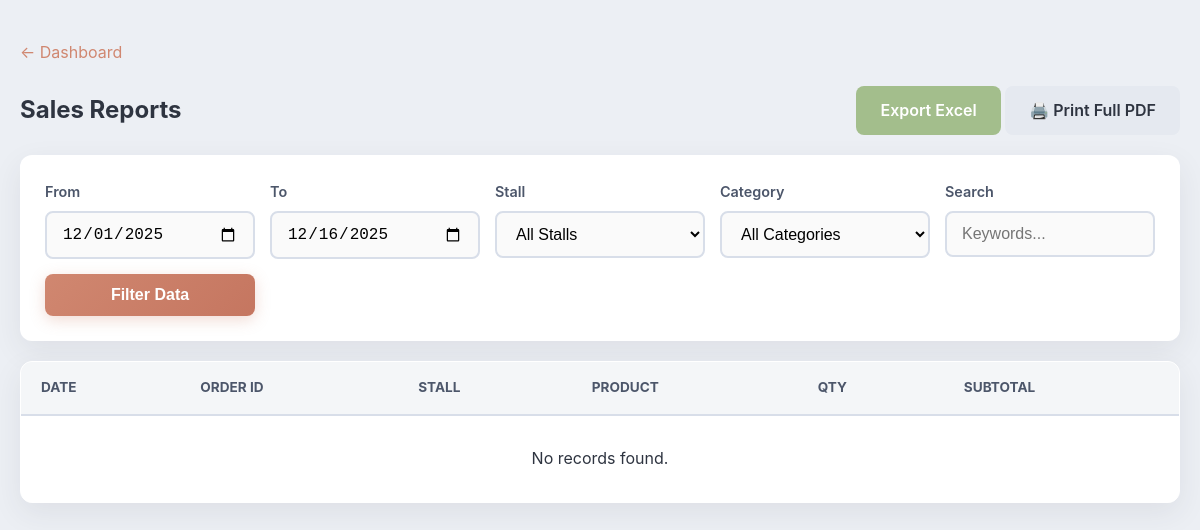
The page /pages/reports.php (signed in) on the database as committed earlier.
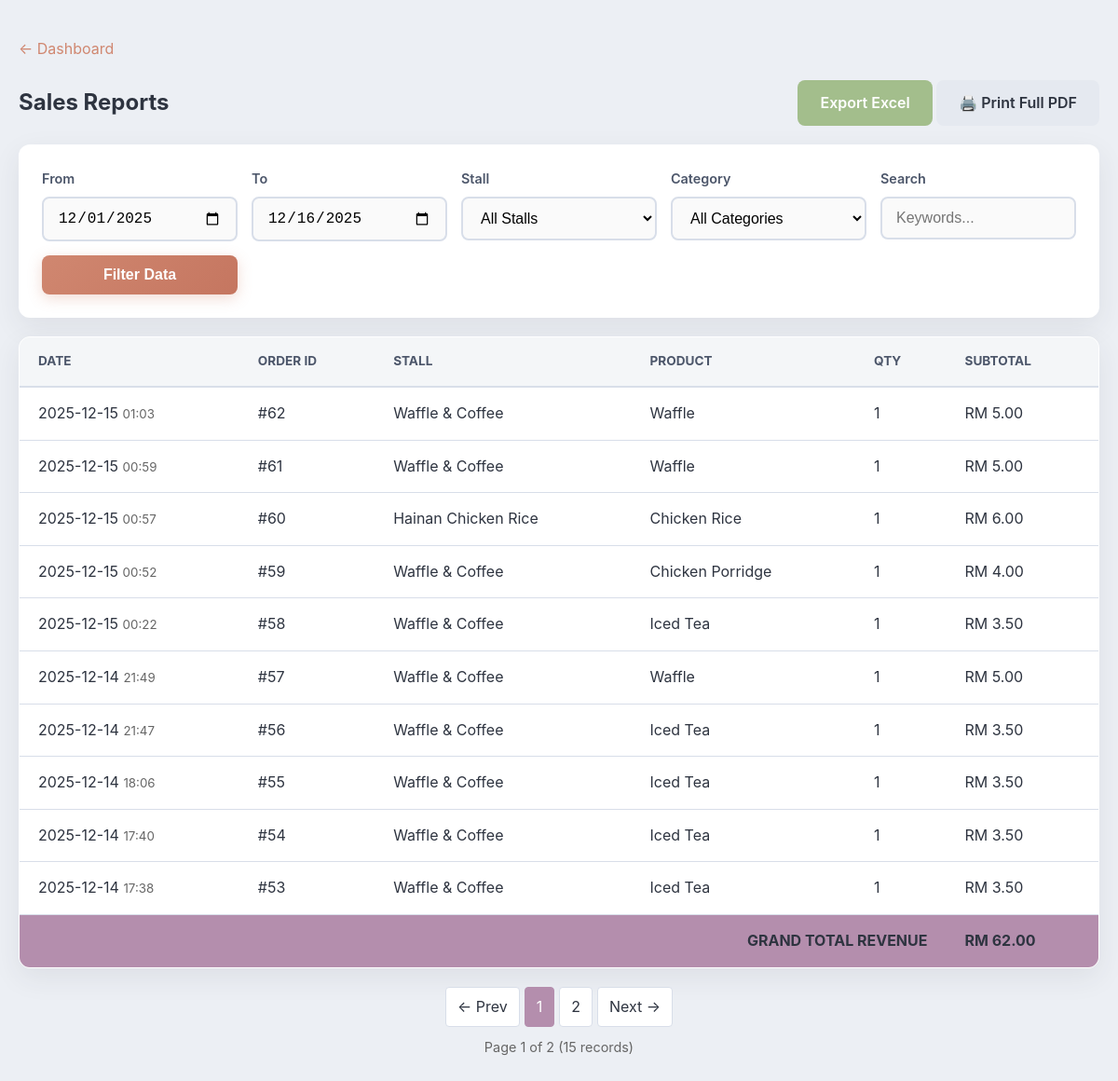
The same page on the database as committed later.
### tables this page shows
CREATE TABLE `orders` (
  `OrderId` int(11) NOT NULL,
  `PaymentId` int(11) NOT NULL,
  `UserId` int(11) NOT NULL,
  `StallId` int(11) NOT NULL,
  `Status` enum('pending','preparing','ready','complete') DEFAULT 'pending',
  `Notes` text DEFAULT NULL,
  `CreatedAt` datetime NOT NULL DEFAULT current_timestamp()
);

CREATE TABLE `stalls` (
  `StallId` int(11) NOT NULL,
  `StaffId` int(11) NOT NULL,
  `StallName` varchar(100) NOT NULL,
  `Description` text DEFAULT NULL,
  `IsAvailable` tinyint(1) NOT NULL DEFAULT 1,
  `CreatedAt` datetime NOT NULL DEFAULT current_timestamp(),
  `LogoUrl` varchar(255) DEFAULT NULL
);

CREATE TABLE `products` (
  `ProductId` int(11) NOT NULL,
  `StallId` int(11) NOT NULL,
  `CategoryId` int(11) DEFAULT NULL,
  `ProductName` varchar(150) NOT NULL,
  `Description` text DEFAULT NULL,
  `UnitPrice` decimal(10,2) NOT NULL,
  `IsAvailable` tinyint(1) NOT NULL DEFAULT 1,
  `IsUnlimitedStock` tinyint(1) NOT NULL DEFAULT 0,
  `Stock` int(11) NOT NULL DEFAULT 0
);

CREATE TABLE `orderitems` (
  `OrderListId` int(11) NOT NULL,
  `OrderId` int(11) NOT NULL,
  `ProductId` int(11) NOT NULL,
  `Quantity` int(11) NOT NULL,
  `Subtotal` decimal(10,2) NOT NULL,
  `Note` text DEFAULT NULL,
  `PickupTime` datetime DEFAULT NULL,
  `Status` enum('pending','preparing','ready','complete','cancelled') DEFAULT 'pending'
);

### pages/reports.php (the view, shortened to what the changed rows need)
<?php
include '../configs/db.php';
$startDate = $_GET['start_date'] ?? date('Y-m-01');
$endDate = $_GET['end_date'] ?? date('Y-m-d');
$search = $_GET['search'] ?? '';
$baseWhere = "WHERE DATE(o.CreatedAt) BETWEEN :start AND :end";
$params = [':start' => $startDate, ':end' => $endDate];
    ?>
    <?php
$countSql = "SELECT COUNT(*) as total_records, SUM(ol.Subtotal) as grand_total
             FROM orders o
             JOIN orderitems ol ON o.OrderId = ol.OrderId
             JOIN products p ON ol.ProductId = p.ProductId
             JOIN stalls s ON o.StallId = s.StallId
             JOIN users u ON o.UserId = u.UserId
             LEFT JOIN categories c ON p.CategoryId = c.CategoryId
             $baseWhere";
$stmtCount = $db->prepare($countSql);
$stmtCount->execute($params);
$totals = $stmtCount->fetch(PDO::FETCH_ASSOC);
$totalRecords = $totals['total_records'] ?? 0;
$grandTotalRevenue = $totals['grand_total'] ?? 0;
$page = isset($_GET['page']) ? max(1, intval($_GET['page'])) : 1;
$limit = 10;
$totalPages = ceil($totalRecords / $limit);
$offset = ($page - 1) * $limit;
$sql = "SELECT o.OrderId, o.CreatedAt, s.StallName, c.CategoryName, p.ProductName, ol.Quantity, ol.Subtotal, u.Name as CustomerName
        FROM orders o
        JOIN orderitems ol ON o.OrderId = ol.OrderId
        JOIN products p ON ol.ProductId = p.ProductId
        JOIN stalls s ON o.StallId = s.StallId
        JOIN users u ON o.UserId = u.UserId
        LEFT JOIN categories c ON p.CategoryId = c.CategoryId
        $baseWhere
        ORDER BY o.CreatedAt DESC";
if (!isset($_GET['export'])) {
    $sql .= " LIMIT $limit OFFSET $offset";
}
$stmt = $db->prepare($sql);
$stmt->execute($params);
$reportData = $stmt->fetchAll(PDO::FETCH_ASSOC);
?>
<!DOCTYPE html>
<html lang="en">
<head>
    <link rel="stylesheet" href="../assets/css/aurora_theme.css">
</head>
<body>
    <div class="container">
        <div style="margin-bottom: 20px;">
            <a href="admin_dashboard.php">&larr; Dashboard</a>
        </div>
        <div style="display:flex; justify-content:space-between; align-items:center; margin-bottom:20px;">
            <h2 style="margin:0;">Sales Reports</h2>
            <div>
            </div>
        </div>
        <form method="GET" action="" class="filter-bar form-group" style="display:grid; grid-template-columns: repeat(auto-fit, minmax(180px, 1fr)); gap: 15px;">
            <div><label>From</label><input type="date" name="start_date" value="<?php echo $startDate; ?>"></div>
            <div><label>To</label><input type="date" name="end_date" value="<?php echo $endDate; ?>"></div>
            <div><label>Stall</label>
            </div>
            <div><label>Category</label>
            </div>
            <div><label>Search</label><input type="text" name="search" value="<?php echo htmlspecialchars($search); ?>" placeholder="Keywords..."></div>
            <div style="display:flex; align-items:flex-end;"><button type="submit" class="btn btn-primary" style="width:100%;">Filter Data</button></div>
        </form>
        <div class="table-container">
            <table>
                <thead>
                    <tr>
                        <th>Date</th><th>Order ID</th><th>Stall</th><th>Product</th><th>Qty</th><th>Subtotal</th>
                    </tr>
                </thead>
                <tbody>
                    <?php if (empty($reportData)): ?>
                        <tr><td colspan="6" style="text-align:center; padding: 30px;">No records found.</td></tr>
                    <?php else: ?>
                        <?php foreach ($reportData as $row): ?>
                        <tr>
                            <td><?php echo date('Y-m-d', strtotime($row['CreatedAt'])); ?> <small style="color:#666"><?php echo date('H:i', strtotime($row['CreatedAt'])); ?></small></td>
                            <td>#<?php echo $row['OrderId']; ?></td>
                            <td><?php echo htmlspecialchars($row['StallName']); ?></td>
                            <td><?php echo htmlspecialchars($row['ProductName']); ?></td>
                            <td><?php echo $row['Quantity']; ?></td>
                            <td>RM <?php echo number_format($row['Subtotal'], 2); ?></td>
                        </tr>
                        <?php endforeach; ?>
                        <tr style="background:#B48EAD; color:white;">
                            <td colspan="5" style="text-align:right; font-weight:bold;">GRAND TOTAL REVENUE</td>
                            <td style="font-weight:bold;">RM <?php echo number_format($grandTotalRevenue, 2); ?></td>
                        </tr>
                    <?php endif; ?>
                </tbody>
            </table>
        </div>
        <?php if ($totalPages > 1): ?>
        <div class="pagination">
            <?php
                $prevParams = array_merge($_GET, ['page' => $page - 1]);
                $nextParams = array_merge($_GET, ['page' => $page + 1]);
            ?>
            <a href="?<?php echo http_build_query($prevParams); ?>" class="page-link <?php echo ($page <= 1) ? 'disabled' : ''; ?>">&larr; Prev</a>
            <?php for($i = 1; $i <= $totalPages; $i++): $pParams = array_merge($_GET, ['page' => $i]); ?>
                <a href="?<?php echo http_build_query($pParams); ?>" class="page-link <?php echo ($i == $page) ? 'active' : ''; ?>"><?php echo $i; ?></a>
            <?php endfor; ?>
            <a href="?<?php echo http_build_query($nextParams); ?>" class="page-link <?php echo ($page >= $totalPages) ? 'disabled' : ''; ?>">Next &rarr;</a>
        </div>
        <div style="text-align:center; margin-top:10px; color:#666; font-size:0.9em;">
            Page <?php echo $page; ?> of <?php echo $totalPages; ?> (<?php echo $totalRecords; ?> records)
        </div>
        <?php endif; ?>
    </div>
</body>
</html>

Rows that differ between the two databases and show on the page:
added orders: CreatedAt "2025-12-15", CreatedAt "01:03", OrderId "62", StallId.StallName "Waffle & Coffee", products.ProductName "Waffle", orderitems.Quantity "1", orderitems.Subtotal "5.00"
added orders: CreatedAt "2025-12-15", CreatedAt "00:59", OrderId "61", StallId.StallName "Waffle & Coffee", products.ProductName "Waffle", orderitems.Quantity "1", orderitems.Subtotal "5.00"
added orders: CreatedAt "2025-12-15", CreatedAt "00:57", OrderId "60", StallId.StallName "Hainan Chicken Rice", products.ProductName "Chicken Rice", orderitems.Quantity "1", orderitems.Subtotal "6.00"
added orders: CreatedAt "2025-12-15", CreatedAt "00:52", OrderId "59", StallId.StallName "Waffle & Coffee", products.ProductName "Chicken Porridge", orderitems.Quantity "1", orderitems.Subtotal "4.00"
added orders: CreatedAt "2025-12-15", CreatedAt "00:22", OrderId "58", StallId.StallName "Waffle & Coffee", products.ProductName "Iced Tea", orderitems.Quantity "1", orderitems.Subtotal "3.50"
added orders: CreatedAt "2025-12-14", CreatedAt "21:49", OrderId "57", StallId.StallName "Waffle & Coffee", products.ProductName "Waffle", orderitems.Quantity "1", orderitems.Subtotal "5.00"
added orders: CreatedAt "2025-12-14", CreatedAt "21:47", OrderId "56", StallId.StallName "Waffle & Coffee", products.ProductName "Iced Tea", orderitems.Quantity "1", orderitems.Subtotal "3.50"
added orders: CreatedAt "2025-12-14", CreatedAt "18:06", OrderId "55", StallId.StallName "Waffle & Coffee", products.ProductName "Iced Tea", orderitems.Quantity "1", orderitems.Subtotal "3.50"
added orders: CreatedAt "2025-12-14", CreatedAt "17:40", OrderId "54", StallId.StallName "Waffle & Coffee", products.ProductName "Iced Tea", orderitems.Quantity "1", orderitems.Subtotal "3.50"
added orders: CreatedAt "2025-12-14", CreatedAt "17:38", OrderId "53", StallId.StallName "Waffle & Coffee", products.ProductName "Iced Tea", orderitems.Quantity "1", orderitems.Subtotal "3.50"
Other text that changed with them:
$grandTotalRevenue: (not shown) → "62.00"
$page: (not shown) → "1"
$totalPages: (not shown) → "2"
$totalRecords: (not shown) → "15"
text no longer shown: "No records found."
text now shown: "GRAND TOTAL REVENUE RM ← Prev Next → Page of ( records)"
new list line: "1"
new list line: "2"
